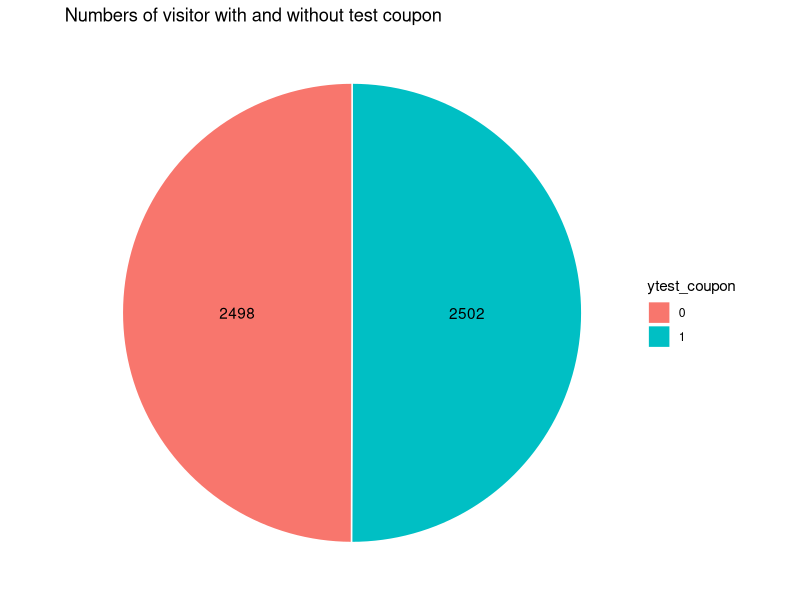
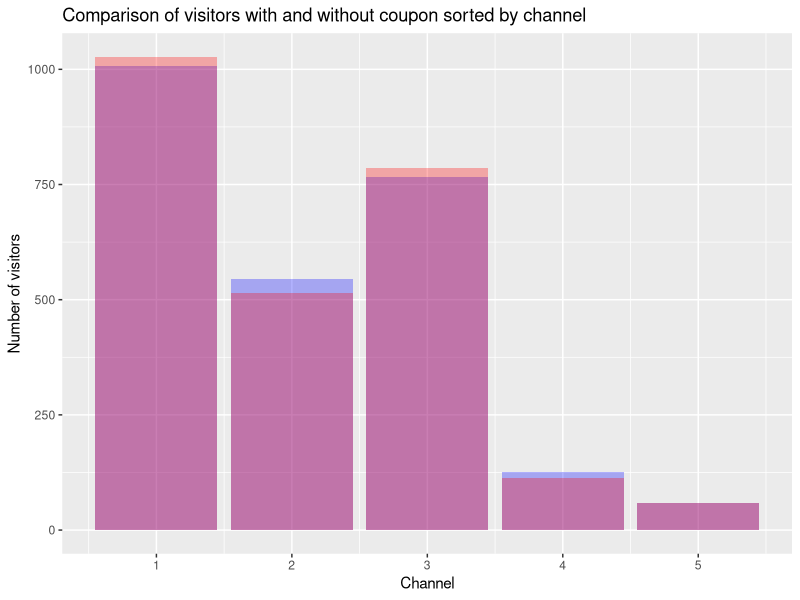
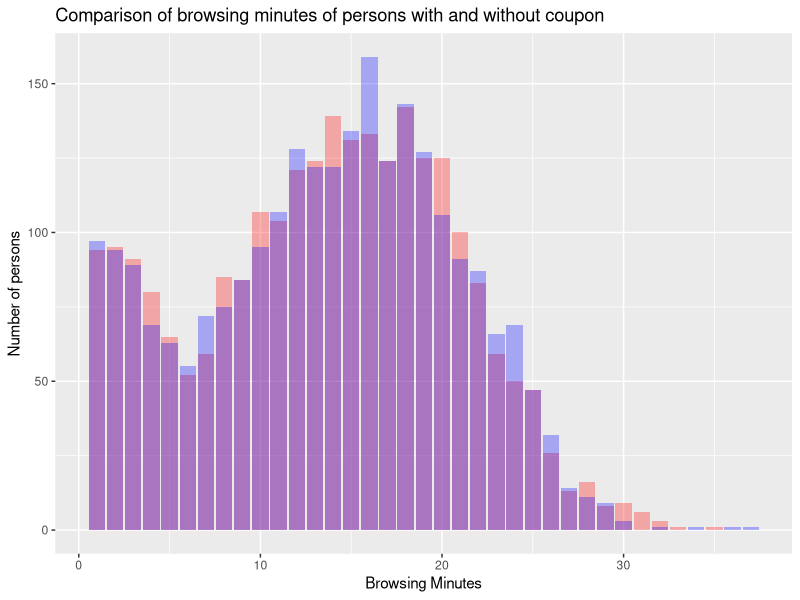
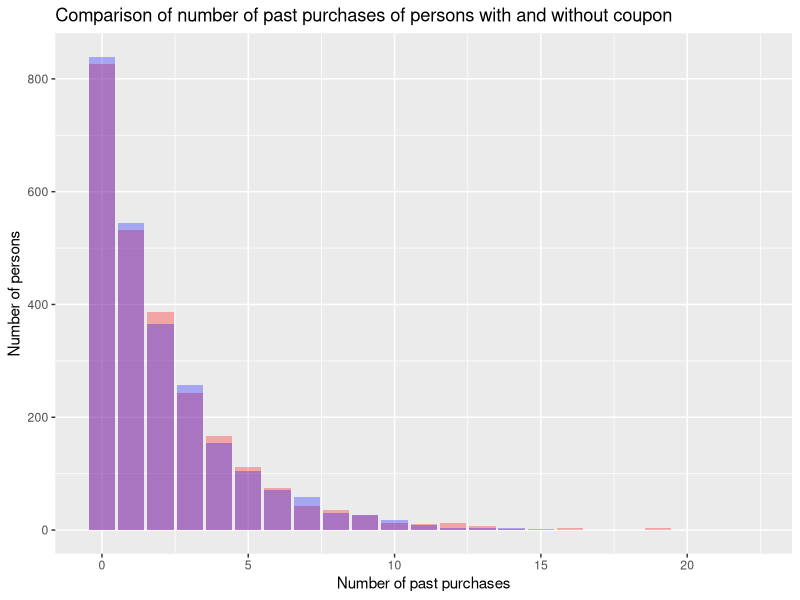
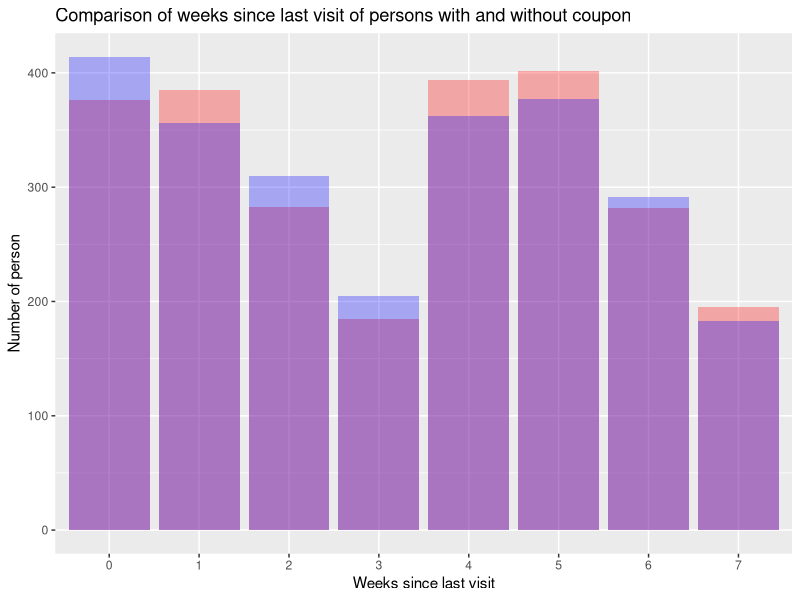
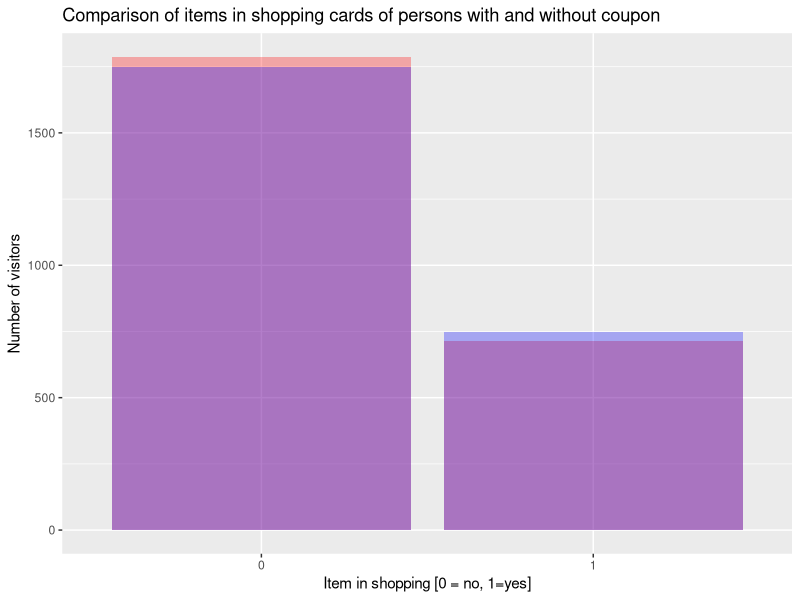
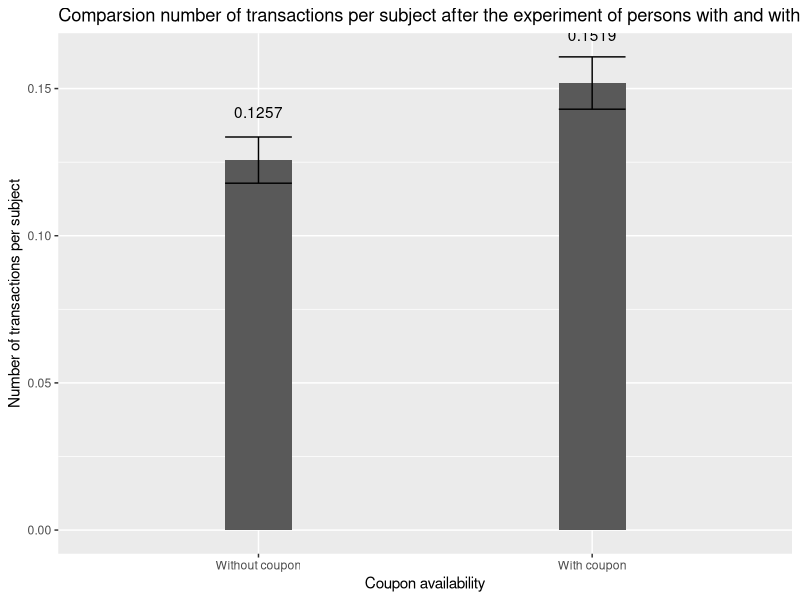
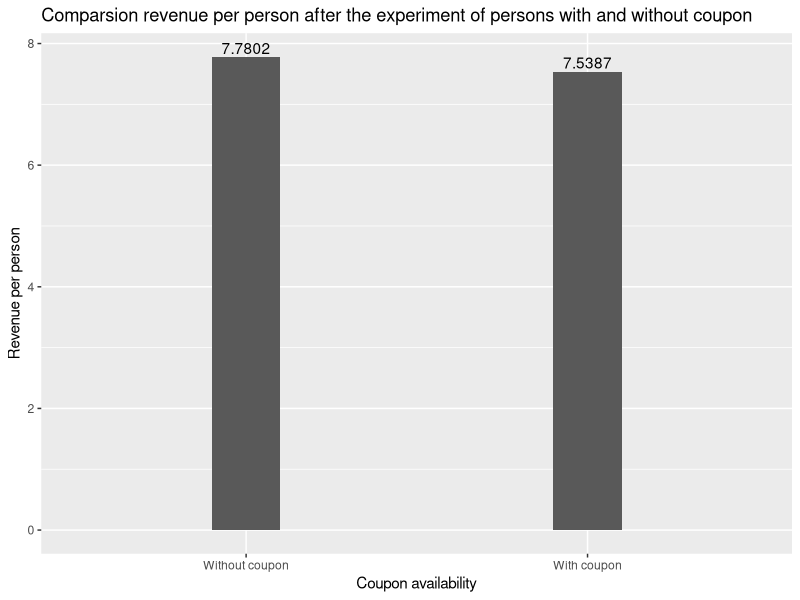

The R source for these figures, in order: (Note: this script raises an error after producing the figures.)
# install.packages("tidyverse")
# install.packages("plotrix")
# install.packages("psych")
# install.packages("ggplot2")
# install.packages("psych")
library(tidyverse)
library(plotrix)
library(psych)
library(ggplot2)
library(psych)
data <- read.csv("data.csv")

# -------------------------------------------------------------------------- #
# Task 1
# (check if manipulation was indeed random)

# Compare number of values in both test sets
data$ytest_coupon=factor(data$test_coupon)
data$yshopping_cart=factor(data$shopping_cart)
no_test_coupon <- data %>%
  group_by(ytest_coupon) %>%
  summarise(n = n())

no_test_coupon
no_test_coupon_pos <- no_test_coupon %>% 
  arrange(desc(ytest_coupon)) %>%
  mutate(lab.ypos = cumsum(n) - 0.5*n)
no_test_coupon_pos

ggplot(no_test_coupon_pos, aes(x="", y = n, fill = ytest_coupon)) + 
  geom_bar(width = 1, stat= "identity", color= "white") + 
  coord_polar("y", start = 0) + 
  geom_text(aes(y = lab.ypos, label=n), color= "black") + 
  theme_void() +
  ggtitle("Numbers of visitor with and without test coupon")


# Generate data-frames for plotting for coupon and no-coupon
data_coupon <- data %>% filter(test_coupon == 1)
data_no_coupon <- data %>% filter(test_coupon == 0)

# check for randomness in channel_acq
data_channel_acq <- data %>%
    group_by(test_coupon, channel_acq) %>%
    summarize(number = n())

ggplot(data, aes(x = channel_acq, fill = test_coupon)) +
    geom_bar(data = data_coupon, fill = "blue", alpha = 0.3) +
    geom_bar(data = data_no_coupon, fill = "red", alpha = 0.3) + 
    labs(title="Comparison of visitors with and without coupon sorted by channel", x = "Channel", y = "Number of visitors")

# Maybe relevant: wilcox.test(browsing_minutes ~ test_coupon, data = data)

# Check for randomness in browsing_minutes
data %>%
    group_by(test_coupon) %>%
    summarise(
      number = n(), 
      mean_browsing_minutes = mean(browsing_minutes),
      sd_browsing_minutes = sd(browsing_minutes), 
      std_browsing_minutes = std.error(browsing_minutes)
    )

describeBy(data$browsing_minutes, data$test_coupon)

ggplot(data, aes(x = browsing_minutes, fill = test_coupon)) +
    geom_bar(data = data_coupon, fill = "red", alpha = 0.3) +
    geom_bar(data = data_no_coupon, fill = "blue", alpha = 0.3) +
    labs(title="Comparison of browsing minutes of persons with and without coupon", x="Browsing Minutes", y="Number of persons")


# Check for randomness in num_past_purch
data %>%
    group_by(test_coupon) %>%
    summarize(
        number = n(), mean(num_past_purch),
        sd(num_past_purch), std.error(num_past_purch)
    )

describeBy(data$num_past_purch, data$test_coupon)

ggplot(data, aes(x = num_past_purch, fill = test_coupon)) +
    geom_bar(data = data_coupon, fill = "red", alpha = 0.3) +
    geom_bar(data = data_no_coupon, fill = "blue", alpha = 0.3) +
    labs(title="Comparison of number of past purchases of persons with and without coupon", x="Number of past purchases", y="Number of persons")


# Check for randomness spent_last_purchase
data %>%
    group_by(test_coupon) %>%
    summarize(
        number = n(), mean(spent_last_purchase),
        sd(spent_last_purchase), std.error(spent_last_purchase)
    )

describeBy(data$spent_last_purchase, data$test_coupon)

# Check for randomness in weeks_since_visit
data %>%
    group_by(test_coupon) %>%
    summarize(
        number = n(), mean(weeks_since_visit),
        sd(weeks_since_visit), std.error(weeks_since_visit)
    )

describeBy(data$weeks_since_visit, data$test_coupon)

ggplot(data, aes(x = factor(weeks_since_visit), fill = test_coupon)) +
    geom_bar(data = data_coupon, fill = "red", alpha = 0.3) +
    geom_bar(data = data_no_coupon, fill = "blue", alpha = 0.3) +
    labs(title="Comparison of weeks since last visit of persons with and without coupon", x="Weeks since last visit", y="Number of person")


# Check for shopping_cart
describeBy(data$shopping_cart, data$test_coupon)

ggplot(data, aes(x = factor(shopping_cart), fill = test_coupon)) +
  geom_bar(data = data_coupon, fill = "red", alpha = 0.3) +
  geom_bar(data = data_no_coupon, fill = "blue", alpha = 0.3) + 
  labs(title="Comparison of items in shopping cards of persons with and without coupon", x = "Item in shopping [0 = no, 1=yes]", y = "Number of visitors")


# -------------------------------------------------------------------------- #
# Task 2
# (Were they effective: Did it increase revenue or interactions?)

effects_of_coupon <- data %>%
    group_by(test_coupon) %>%
    summarize(
        number = n(), revenue_per_subject = sum(revenue_after) / n(),
        transactions_per_subject = sum(trans_after) / n(), error_rev=std.error(revenue_after), error_trans=std.error(trans_after)
    )

# Plot transactions_per_subject
plot_data <- data.frame(
    coupon = factor(c("Without coupon", "With coupon"),
        levels = c("Without coupon", "With coupon")
    ),
    transactions_per_subject = effects_of_coupon$transactions_per_subject,
    error_trans = effects_of_coupon$error_trans,
    error_rev = effects_of_coupon$error_rev
)
ggplot(plot_data, aes(x = coupon, y = transactions_per_subject)) +
    geom_bar(stat = "identity", width = 0.2) +
     geom_errorbar(aes(ymin = transactions_per_subject - error_trans,
        ymax = transactions_per_subject + error_trans), width = .2,
        position = position_dodge(.9)) +
    geom_text(aes(label=round(transactions_per_subject, digits=4)), position=position_dodge(width=0.9), vjust=-3.5)+
    labs(title="Comparsion number of transactions per subject after the experiment of persons with and without coupon", x="Coupon availability", y="Number of transactions per subject")

# Plot revenue_per_subject
plot_data <- data.frame(
    coupon = factor(c("Without coupon", "With coupon"),
        levels = c("Without coupon", "With coupon")
    ),
    revenue_per_subject = effects_of_coupon$revenue_per_subject
)
ggplot(plot_data, aes(x = coupon, y = revenue_per_subject)) +
    geom_bar(stat = "identity", width = 0.2) +
    geom_text(aes(label=round(revenue_per_subject, digits=4)), position=position_dodge(width=0.9), vjust=-0.25) +
    labs(title="Comparsion revenue per person after the experiment of persons with and without coupon", x="Coupon availability", y="Revenue per person")

# -------------------------------------------------------------------------- #
# Task 3
# a. What drives effect of the coupon?
# Q: Does the number of previous purchases impact the efficiency
# (the revenue per subject) of the coupon?
a <- data %>%
    group_by(test_coupon, num_past_purch) %>%
    summarize(
        number = n(), revenue_per_subject = sum(revenue_after) / n(),
        transactions_per_subject = sum(trans_after) / n(), 
        error_revenue = std.error(revenue_after),
        error_trans = std.error(trans_after)
    ) %>% filter(number >= 10 )
a$ytest_coupon = factor(a$test_coupon)
print(n = 100, a)
# A: Yes, it does. E

ggplot(a, aes(x = num_past_purch, y = revenue_per_subject, fill=ytest_coupon)) +
  geom_bar(stat="identity", color="black", position=position_dodge()) + 
  geom_errorbar(aes(ymin = revenue_per_subject - error_revenue,
        ymax = revenue_per_subject + error_revenue), width = .2,
        position = position_dodge(.9)) +
  labs(title="Revenue per subject with respect to past purchases and in comparison with and without coupon", x = "Number of past purchases", y = "Revenue per subect")


ggplot(a, aes(x = num_past_purch, y = transactions_per_subject, fill=ytest_coupon)) +
  geom_bar(stat="identity", color="black", position=position_dodge()) +
  geom_errorbar(aes(ymin = transactions_per_subject - error_trans,
      ymax = transactions_per_subject + error_trans), width = .2,
      position = position_dodge(.9)) +
  labs(title="Transaction per subject with respect to past purchases and in comparison with and without coupon", x = "Number of past purchases", y = "Transactions per subect")


b <- data %>%
    group_by(test_coupon, weeks_since_visit) %>%
    summarize(n(), revenue_per_subject = mean(revenue_after))
b
b$ytest_coupon = factor(b$test_coupon)

ggplot(b, aes(x = factor(weeks_since_visit), y = revenue_per_subject, fill=ytest_coupon)) +
  geom_bar(stat="identity", color="black", position=position_dodge()) +
  geom_text(aes(label=round(revenue_per_subject, digits=3)), position=position_dodge(width=0.9), vjust=-0.25) +
  labs(title="Revenue per subject with respect to weeks since last visit and in comparison with and without coupon", x = "Weeks since last visit", y = "Revenue per subect")


# Differences per channel
c <- data %>%
    group_by(test_coupon, channel_acq) %>%
    summarize(n(), revenue_per_subject = mean(revenue_after), transactions_per_subject = mean(trans_after))

c$ytest_coupon = factor(c$test_coupon)

ggplot(c, aes(x = channel_acq, y = revenue_per_subject, fill=ytest_coupon)) +
  geom_bar(stat="identity", color="black", position=position_dodge()) +
  geom_text(aes(label=round(revenue_per_subject, digits=3)), position=position_dodge(width=0.9), vjust=-0.25) + 
  labs(title="Revenue per subject with respect to channel acquisition and in comparison with and without coupon", x = "Channels", y = "Revenue per subect")

ggplot(c, aes(x = channel_acq, y = transactions_per_subject, fill=ytest_coupon)) +
  geom_bar(stat="identity", color="black", position=position_dodge()) +
  geom_text(aes(label=round(revenue_per_subject, digits=3)), position=position_dodge(width=0.9), vjust=-0.25) + 
  labs(title="Transactions per subject with respect to channel acquisition and in comparison with and without coupon", x = "Channels", y = "Transactions per subect")


# Rev&Trans -> NO for 1-search and 5-other (but 5-other has small n()),
# MINIMAL for 4-referral and YES for Social (2-facebook, 3-instagram)

# Shopping cart difference
shopping_cart <- data %>%
    group_by(shopping_cart, test_coupon) %>%
    summarize(number = n(), revenue_per_subject = mean(revenue_after),
    error = std.error(revenue_after), transactions = mean(trans_after))

ggplot(shopping_cart, aes(x = shopping_cart, y = revenue_per_subject, fill=factor(test_coupon))) +
  geom_bar(stat="identity", color="black", position=position_dodge()) +
  geom_errorbar(aes(ymin = revenue_per_subject - error,
        ymax = revenue_per_subject + error), width = .2,
        position = position_dodge(.9)) +
  labs(title="Revenue per subject with respect to shopping cart and in comparison with and without coupon", x = "Shopping cart (1) or not (0)", y = "Revenue per subect")

# Pervious spendings & Social media
## Facebook
facebook <- data %>%
    filter(channel_acq == 2) %>%
    group_by(num_past_purch, test_coupon) %>%
    summarize(number = n(), revenue_per_subject = mean(revenue_after),
    error_revenue = std.error(revenue_after), transactions_per_subject = mean(trans_after), error_trans = std.error(trans_after)) %>%
    filter(number >= 10)

facebook$ytest_coupon=factor(facebook$test_coupon)

ggplot(facebook, aes(x = num_past_purch, y = revenue_per_subject, fill=ytest_coupon)) +
  geom_bar(stat="identity", color="black", position=position_dodge()) +
  geom_errorbar(aes(ymin = revenue_per_subject - error_revenue,
        ymax = revenue_per_subject + error_revenue), width = .2,
        position = position_dodge(.9)) +
  labs(title="Revenue per subject with respect to facebook channel acquistion and in comparison with and without coupon", x = "Number of past purchases", y = "Revenue per subect")

ggplot(facebook, aes(x = num_past_purch, y = transactions_per_subject, fill=ytest_coupon)) +
  geom_bar(stat="identity", color="black", position=position_dodge()) +
  geom_errorbar(aes(ymin = transactions_per_subject - error_trans,
        ymax = transactions_per_subject + error_trans), width = .2,
        position = position_dodge(.9)) +
  labs(title="Transactions per subject with respect to facebook channel acquistion and in comparison with and without coupon", x = "Number of past purchases", y = "Transactions per subect")

## Instagram
instagram <- data %>%
    filter(channel_acq == 3) %>%
    group_by(num_past_purch, test_coupon) %>%
    summarize(number = n(), revenue_per_subject = mean(revenue_after),
    error_revenue = std.error(revenue_after), transactions_per_subject = mean(trans_after), error_trans= std.error(trans_after)) %>%
    filter(number >= 10)

instagram$ytest_coupon=factor(instagram$test_coupon)

ggplot(instagram, aes(x = num_past_purch, y = revenue_per_subject, fill=ytest_coupon)) +
  geom_bar(stat="identity", color="black", position=position_dodge()) +
  geom_errorbar(aes(ymin = revenue_per_subject - error_revenue,
        ymax = revenue_per_subject + error_revenue), width = .2,
        position = position_dodge(.9)) +
  labs(title="Revenue per subject with respect to instagram channel acquistion and in comparison with and without coupon", x = "Number of past purchases", y = "Revenue per subect")


ggplot(instagram, aes(x = num_past_purch, y = transactions_per_subject, fill=ytest_coupon)) +
  geom_bar(stat="identity", color="black", position=position_dodge()) +
  geom_errorbar(aes(ymin = transactions_per_subject - error_trans,
        ymax = transactions_per_subject + error_trans), width = .2,
        position = position_dodge(.9)) +
  labs(title="Transactions per subject with respect to instagram channel acquistion and in comparison with and without coupon", x = "Number of past purchases", y = "Transactions per subect")


## Referral
referral <- data %>%
    filter(channel_acq == 4) %>%
    group_by(num_past_purch, test_coupon) %>%
    summarize(number = n(), revenue_per_subject = mean(revenue_after),
    error_revenue = std.error(revenue_after), transactions_per_subject = mean(trans_after), error_trans=std.error(trans_after)) %>%
    filter(number >= 10)

referral$ytest_coupon=factor(referral$test_coupon)

ggplot(referral, aes(x = num_past_purch, y = revenue_per_subject, fill=ytest_coupon)) +
  geom_bar(stat="identity", color="black", position=position_dodge()) +
  geom_errorbar(aes(ymin = revenue_per_subject - error_revenue,
        ymax = revenue_per_subject + error_revenue), width = .2,
        position = position_dodge(.9)) +
  labs(title="Revenue per subject with respect to referral channel acquistion and in comparison with and without coupon", x = "Number of past purchases", y = "Revenue per subect")

ggplot(referral, aes(x = num_past_purch, y = revenue_transactions_per_subject, fill=ytest_coupon)) +
  geom_bar(stat="identity", color="black", position=position_dodge()) +
  geom_errorbar(aes(ymin = transactions_per_subject - error_trans,
        ymax = transactions_per_subject + error_trans), width = .2,
        position = position_dodge(.9)) +
  labs(title="Transactions per subject with respect to referral channel acquistion and in comparison with and without coupon", x = "Number of past purchases", y = "Transactions per subect")


## Other
other <- data %>%
    filter(channel_acq == 5) %>%
    group_by(num_past_purch, test_coupon) %>%
    summarize(number = n(), revenue_per_subject = mean(revenue_after),
    error_revenue = std.error(revenue_after), transactions_per_subject = mean(trans_after), error_trans=std.error(trans_after)) %>%
    filter(number >= 10)


other$ytest_coupon=factor(other$test_coupon)

ggplot(other, aes(x = num_past_purch, y = revenue_per_subject, fill=ytest_coupon)) +
  geom_bar(stat="identity", color="black", position=position_dodge()) +
  geom_errorbar(aes(ymin = revenue_per_subject - error_revenue,
        ymax = revenue_per_subject + error_revenue), width = .2,
        position = position_dodge(.9)) +
  labs(title="Revenue per subject with respect to other channel acquistion and in comparison with and without coupon", x = "Number of past purchases", y = "Revenue per subect")

ggplot(other, aes(x = num_past_purch, y = transactions_per_subject, fill=ytest_coupon)) +
  geom_bar(stat="identity", color="black", position=position_dodge()) +
  geom_errorbar(aes(ymin = transactions_per_subject - error_trans,
        ymax = transactions_per_subject + error_trans), width = .2,
        position = position_dodge(.9)) +
  labs(title="Transactions per subject with respect to other channel acquistion and in comparison with and without coupon", x = "Number of past purchases", y = "Transactions per subect")



# -> Facebook, Instagram with 0-2 past purchses
#    Referral only with 0 past purchases (but small sample size, high error)

data %>%
    group_by(test_coupon) %>%
    summarize(number = n(), revenue = mean(revenue_after),
    error = std.error(revenue_after), transactions = mean(trans_after))

# Previous transactions count -> Rev&Trans
trans_count <- data %>%
    group_by(num_past_purch, test_coupon) %>%
    summarize(number = n(), revenue = mean(revenue_after),
    error_revenue = std.error(revenue_after), transactions = mean(trans_after), 
    error_trans = std.error(trans_after)) %>%
    filter(number >= 10)


print(trans_count, n = 100)
# ---------------- Could be doubled
ggplot(trans_count, aes(fill = factor(test_coupon),
        y = revenue, x = factor(num_past_purch), group = test_coupon)) +
    geom_bar(position = "dodge", stat = "identity") +
    geom_errorbar(aes(ymin = revenue - error_revenue,
        ymax = revenue + error_revenue), width = .2,
        position = position_dodge(.9)) + 
    labs(title="Revenue per subject with respect to number of past purchases and in comparison with and without coupon", x = "Number of past purchases", y = "Revenue per subect")


ggplot(trans_count, aes(fill = factor(test_coupon),
        y = transactions, x = factor(num_past_purch), group = test_coupon)) +
    geom_bar(position = "dodge", stat = "identity") +
    geom_errorbar(aes(ymin = transactions - error_trans,
        ymax = transactions + error_trans), width = .2,
        position = position_dodge(.9)) + 
    labs(title="Transactions per subject with respect to number of past purchases and in comparison with and without coupon", x = "Number of past purchases", y = "Transactions per subect")
# --------------------
# Google vs. Facebook with shopping cart

shopping_cart_full <- data %>%
    group_by(shopping_cart, test_coupon) %>%
    summarize(number = n(), revenue = mean(revenue_after),
    error_revenue = std.error(revenue_after), transactions = mean(trans_after), 
    error_trans = std.error(trans_after)) %>%
    filter(number >= 10)

head(shopping_cart_full)

ggplot(shopping_cart_full, aes(fill = factor(test_coupon),
        y = revenue, x = shopping_cart, group = test_coupon)) +
    geom_bar(position = "dodge", stat = "identity") +
    geom_errorbar(aes(ymin = revenue - error_revenue,
        ymax = revenue + error_revenue), width = .2,
        position = position_dodge(.9)) + 
    labs(title="Revenues of persons with items in shopping carts with and without coupon", x = "Item in shopping [0 = no, 1=yes]", y = "Revenue per subject")


ggplot(shopping_cart_full, aes(fill = factor(test_coupon),
        y = transactions, x = shopping_cart, group = test_coupon)) +
    geom_bar(position = "dodge", stat = "identity") +
    geom_errorbar(aes(ymin = transactions - error_trans,
        ymax = transactions + error_trans), width = .2,
        position = position_dodge(.9)) +
    labs(title="Transactions of persons with items in shopping carts with and without coupon", x = "Item in shopping [0 = no, 1=yes]", y = "Transactions per subject")

shopping_cart_fb <- data %>%
    filter(channel_acq == 2) %>%
    group_by(shopping_cart, test_coupon) %>%
    summarize(number = n(), revenue = mean(revenue_after),
    error_revenue = std.error(revenue_after), transactions = mean(trans_after), 
    error_trans = std.error(trans_after)) %>%
    filter(number >= 10)

shopping_cart_ig <- data %>%
    filter(channel_acq == 3) %>%
    group_by(shopping_cart, test_coupon) %>%
    summarize(number = n(), revenue = mean(revenue_after),
    error_revenue = std.error(revenue_after), transactions = mean(trans_after), 
    error_trans = std.error(trans_after)) %>%
    filter(number >= 10)

shopping_cart_google <- data %>%
    filter(channel_acq == 1) %>%
    group_by(shopping_cart, test_coupon) %>%
    summarize(number = n(), revenue = mean(revenue_after),
    error_revenue = std.error(revenue_after), transactions = mean(trans_after), 
    error_trans = std.error(trans_after)) %>%
    filter(number >= 10)

shopping_cart_ref <- data %>%
    filter(channel_acq == 4) %>%
    group_by(shopping_cart, test_coupon) %>%
    summarize(number = n(), revenue = mean(revenue_after),
    error_revenue = std.error(revenue_after), transactions = mean(trans_after), 
    error_trans = std.error(trans_after)) %>%
    filter(number >= 10)

# => For Facebook only with item in shopping cart,
#  Instagram regardless of the shopping cart,
#  revenue increases for the coupon

# Weeks since visit => No difference in itself

time_past <- data %>%
    group_by(weeks_since_visit, test_coupon) %>%
    summarize(number = n(), revenue = mean(revenue_after),
    error_revenue = std.error(revenue_after), transactions = mean(trans_after), 
    error_trans = std.error(trans_after)) %>%
    filter(number >= 10)

print(time_past, n=100)

ggplot(time_past, aes(fill = factor(test_coupon),
        y = revenue, x = weeks_since_visit, group = test_coupon)) +
    geom_bar(position = "dodge", stat = "identity") +
    geom_errorbar(aes(ymin = revenue - error_revenue,
        ymax = revenue + error_revenue), width = .2,
        position = position_dodge(.9))

# Browsing Minutes => Few minutes better for coupon but high error

time_spent <- data %>%
    mutate(ints = cut(browsing_minutes, breaks = 11)) %>%
    group_by(ints, test_coupon) %>%
    summarize(number = n(), revenue = mean(revenue_after),
    error_revenue = std.error(revenue_after), transactions = mean(trans_after), 
    error_trans = std.error(trans_after)) %>%
    filter(number >= 50)

print(time_spent, n=100)

ggplot(time_spent, aes(fill = factor(test_coupon),
        y = revenue, x = ints, group = test_coupon)) +
    geom_bar(position = "dodge", stat = "identity") +
    geom_errorbar(aes(ymin = revenue - error_revenue,
        ymax = revenue + error_revenue), width = .2,
        position = position_dodge(.9))

# b. Is it relevant for everyone or just for a specific target group?
#    Difference between channels or customers?
# RESULT:
# Target Facebook, Instagram and Referral with Shopping cart or 0-2 past purchases, not-target google or other at all

# BUT: This leads to discrimination
# -------------------------------------------------------------------------- #
# Task 4
# a. Which of the new customers should recieve a coupon
# (IG and Shopping Cart) or (0-2 past purchases) or FB

# Group#1: YES / YES

data %>%
    filter((((channel_acq == 3 & shopping_cart == 1) |  channel_acq == 2) & num_past_purch < 3) & test_coupon == 1) %>%
    summarize(n(), mean(revenue_after), std.error(revenue_after))

# Group#2: NO / NO

data %>%
    filter(!((((channel_acq == 3 & shopping_cart == 1) |  channel_acq == 2) & num_past_purch < 3)) & test_coupon == 0) %>%
    summarize(n(), mean(revenue_after), std.error(revenue_after))

# Group didn't recieve a coupon

control_cust_data <- data %>%
    filter(test_coupon == 0) %>%
    summarize(n(), mean_revenue = mean(revenue_after), std.error(revenue_after))

# Group #1 + #2 (with AND num_past_purch  < 3)

chosen_cust_data <- data %>%
    filter(((((channel_acq == 3 & shopping_cart == 1) |  channel_acq == 2) & num_past_purch < 3) & test_coupon == 1) |
        (!((((channel_acq == 3 & shopping_cart == 1) |  channel_acq == 2) & num_past_purch < 3)) & test_coupon == 0)) %>%
    summarize(n(), mean_revenue = mean(revenue_after), std.error(revenue_after))

# Group #1 + #2 (with OR num_past_purch  < 3)

data %>%
    filter(((((channel_acq == 3 & shopping_cart == 1) |  channel_acq == 2) | num_past_purch < 3) & test_coupon == 1) |
        (!((((channel_acq == 3 & shopping_cart == 1) |  channel_acq == 2) | num_past_purch < 3)) & test_coupon == 0)) %>%
    summarize(n(), mean(revenue_after), std.error(revenue_after))

# Previous test without proper coupon consideration

# data %>%
#     filter(((channel_acq == 3 & shopping_cart == 1) |  channel_acq == 2)) %>%
#     summarize(n(), mean(revenue_after), std.error(revenue_after))

# data %>%
#     filter(!(((channel_acq == 3 & shopping_cart == 1) |  channel_acq == 2))) %>%
#     summarize(n(), mean(revenue_after), std.error(revenue_after))

# b. By how much in terms of revenue increase would this campaign be effective
# if those cust. were targeted

increase <- chosen_cust_data$mean_revenue / control_cust_data$mean_revenue
print(increase)

# => Mean revenue increased by 9.7%

# -------------------------------------------------------------------------- #
# Task 5
# Is there discrimination when using the strategy
# Female / male with shopping carts
# Facebook&Instagram with minority

# Hint: Include Error-bars of standard error / deviation
# Submit to scheibehenne@kit.edu, use a .ppt and put your names on it
# Results from discussion:
# revenue with coupons got worse

data_new_campaign <- read.csv("data_new_campaign.csv")


# What do we learn from the  demographics data?
# Which groups use which channel?
channel_acq_gender <- data_new_campaign %>%
  group_by(channel_acq, non_male) %>%
  summarize(n = n())

channel_acq_gender

ggplot(channel_acq_gender, aes(x = channel_acq, y = n, fill=factor(non_male))) +
  geom_bar(stat="identity", color="black", position=position_dodge()) +
  geom_text(aes(label=n), position=position_dodge(width=0.9), vjust=-0.25) +
  labs(title="Comparison acquisiton channel with respect to gender", x = "Acquistion Channel", y = "Number of subjects")


channel_acq_minority <- data_new_campaign %>%
  group_by(channel_acq, minority) %>%
  summarize(n = n())


ggplot(channel_acq_minority, aes(x = channel_acq, y = n, fill=factor(minority))) +
  geom_bar(stat="identity", color="black", position=position_dodge()) +
  geom_text(aes(label=n), position=position_dodge(width=0.9), vjust=-0.25) +
  labs(title="Comparison acquisiton channel with respect to minority", x = "Acquistion Channel", y = "Number of subjects")



# Which groups have items in the shopping cart?
shopping_cart_gender <- data_new_campaign %>%
  group_by(shopping_cart, non_male) %>%
  summarize(n = n())

ggplot(shopping_cart_gender, aes(x = factor(shopping_cart), y = n, fill=factor(non_male))) +
  geom_bar(stat="identity", color="black", position=position_dodge()) +
  geom_text(aes(label=n), position=position_dodge(width=0.9), vjust=-0.25) +
  labs(title="Comparison of items in shopping cart with respect to gender", x = "Item in shopping cart [0=no, 1=yes]", y = "Number of subjects")


shopping_cart_minority <- data_new_campaign %>%
  group_by(shopping_cart, minority) %>%
  summarize(n = n())

ggplot(shopping_cart_minority, aes(x = factor(shopping_cart), y = n, fill=factor(minority))) +
  geom_bar(stat="identity", color="black", position=position_dodge()) +
  geom_text(aes(label=n), position=position_dodge(width=0.9), vjust=-0.25) +
  labs(title="Comparison of items in shopping cart with respect to minority", x = "Item in shopping cart [0=no, 1=yes]", y = "Number of subjects")




# apply our filter on the new campaign data
data_new_campaign <- data_new_campaign %>%
    mutate(new_coupon = if_else(((channel_acq == 3 & shopping_cart == 1) |  channel_acq == 2) & num_past_purch < 3, 1, 0))

# Check for number in males/females and minorities in overall and in filtered set
campaign_gender <- data_new_campaign %>%
  group_by(new_coupon, non_male) %>%
  summarize(n = n())


ggplot(campaign_gender, aes(x = factor(new_coupon), y = n, fill=factor(non_male))) +
  geom_bar(stat="identity", color="black", position=position_dodge()) +
  geom_text(aes(label=n), position=position_dodge(width=0.9), vjust=-0.25) +
  labs(title="Comparison of gender distribution in persons with coupon", x = "Person received coupon [0=no, 1=yes]", y = "Number of subjects")




campaign_minority <- data_new_campaign %>%
  group_by(new_coupon, minority) %>%
  summarize(n = n())

ggplot(campaign_minority, aes(x = factor(new_coupon), y = n, fill=factor(minority))) +
  geom_bar(stat="identity", color="black", position=position_dodge()) +
  geom_text(aes(label=n), position=position_dodge(width=0.9), vjust=-0.25) +
  labs(title="Comparison of minority distribution in persons with coupon", x = "Person received coupon [0=no, 1=yes]", y = "Number of subjects")


# Check for number in males/females in overall and in filtered set
customers_with_coupon_new_campaign = data_new_campaign %>%
  filter(((channel_acq == 3 & shopping_cart == 1) |  channel_acq == 2) & num_past_purch < 3)

# Annes plot
new_camp_with_coupon <- customers_with_coupon_new_campaign %>%
  group_by(non_male) %>%
  summarize(n = n(), portion=n()/count(customers_with_coupon_new_campaign))

new_camp_with_coupon
new_camp_with_coupon$filter=c("With coupon", "With coupon")
new_camp_with_coupon

new_camp_all <- data_new_campaign %>%
  group_by(non_male) %>%
  summarize(n = n(), portion=n()/count(data_new_campaign))

new_camp_all
new_camp_all$filter=c("All", "All")

join <- rbind(new_camp_all, new_camp_with_coupon)
join
join$gender=c("male", "non male", "male", "non male")
join

ggplot(join, aes(x = gender, y = portion$n, fill=filter)) +
  geom_bar(stat="identity", color="black", position=position_dodge()) +
  geom_text(aes(label=round(portion$n, digits=3)), position=position_dodge(width=0.9), vjust=-0.25) + 
  labs(title="Portion of male or non male with and without coupon filter", x = "Gender", y = "Portion")


# Leons plots

plot_state <- data_new_campaign %>%
    group_by(state) %>%
    summarize(with_coupon = sum(new_coupon)/n(), minority = sum(minority)/n())  %>%
    gather(factor, value, 2:3)

plot_state

plot_new_coupon <- data_new_campaign %>%
    group_by(new_coupon) %>%
    summarize(perc_non_male = sum(non_male)/n()*100, perc_minority = sum(minority)/n()*100) %>%
    gather(factor, value, 2:3)

ggplot(plot_new_coupon, aes(fill = factor(new_coupon),
        y = value, x = factor, group = new_coupon)) +
    geom_text(aes(label=round(value, digits=2)), position=position_dodge(width=0.9), vjust=-0.25) + 
    geom_bar(position = "dodge", color="black", stat = "identity")+
    labs(title="Comparison of gender and minority characteristics with and without coupon", x="Gender and Minority", y="Percentage of persons")

# => Plot Ohne und mit coupon 
# Müsste das nicht der Plot: alle und mit coupon  

ggplot(plot_state, aes(x=factor(state), y=value, fill=factor)) +
  geom_bar(position = "dodge", stat = "identity") +
  labs(title="Comparison of coupon allocation with regards to minorities in states", x="States", y="Proportion of coupons and minority")

# => Minorities get excluded disproportionally
# => Non-male get slighly excluded from coupon
# => States with minorities get excluded, 
# => States (although unopinionated on the surface) 
#       are a discriminatory factor as well



# Annes Plots (might be sorted in or removed in the end)

data$ytest_coupon=factor(data$test_coupon)
data$yshopping_cart=factor(data$shopping_cart)
data_channel_acq <- data %>%
    group_by(test_coupon, channel_acq) %>%
    summarize(n = n())
data_channel_acq$ytest_coupon=factor(data_channel_acq$test_coupon)

# --- Grouped Bar Plot --- #
ggplot(data_channel_acq, aes(x = channel_acq, y = n, fill=ytest_coupon)) +
  geom_bar(stat="identity", color="black", position=position_dodge()) +
  geom_text(aes(label=n), position=position_dodge(width=0.9), vjust=-0.25) +
  labs(title="Comparison of visitors with and without coupon sorted by channel", x = "Channel", y = "Number of visitors")

# --- Boxplot Browsing Minutes --- #
ggplot(data, aes(x = ytest_coupon, y = browsing_minutes, fill = ytest_coupon)) +
  geom_boxplot() + 
  stat_summary(fun.y=mean, geom="point", shape=20, size=7, color="red", fill="red") +
  labs(title="Boxplot browsing minutes with and without test coupon", x="Test coupon", y="Browsing Minutes")

data_browing_minutes <- data %>%
  group_by(test_coupon, browsing_minutes) %>%
  summarize(n = n())

data_browing_minutes
data_browing_minutes$ytest_coupon=factor(data_browing_minutes$test_coupon)

ggplot(data_browing_minutes, aes(x = browsing_minutes, y = n, fill=ytest_coupon)) +
  geom_bar(stat="identity", color="black", position=position_dodge()) +
  geom_text(aes(label=n), position=position_dodge(width=0.9), vjust=-0.25) +
  labs(title="Comparison of visitors with and without coupon sorted by channel", x = "Channel", y = "Number of visitors")

# --- Boxplot Number of past purchases --- #
ggplot(data, aes(x = ytest_coupon, y = num_past_purch, fill = ytest_coupon)) +
  geom_boxplot() + 
  stat_summary(fun=mean, geom="point", shape=20, size=7, color="red", fill="red") +
  labs(title="Number of past purchases with and without test coupon", x="Test coupon", y="Number of past purchases")


ggplot(data, aes(x = ytest_coupon, y = spent_last_purchase, fill = ytest_coupon)) +
  geom_boxplot() + 
  stat_summary(fun.y=mean, geom="point", shape=20, size=7, color="red", fill="red") +
  labs(title="Boxplot comparison money spent during last purchase with and without test coupon", x="Test coupon", y="Money spent during last purchase")
